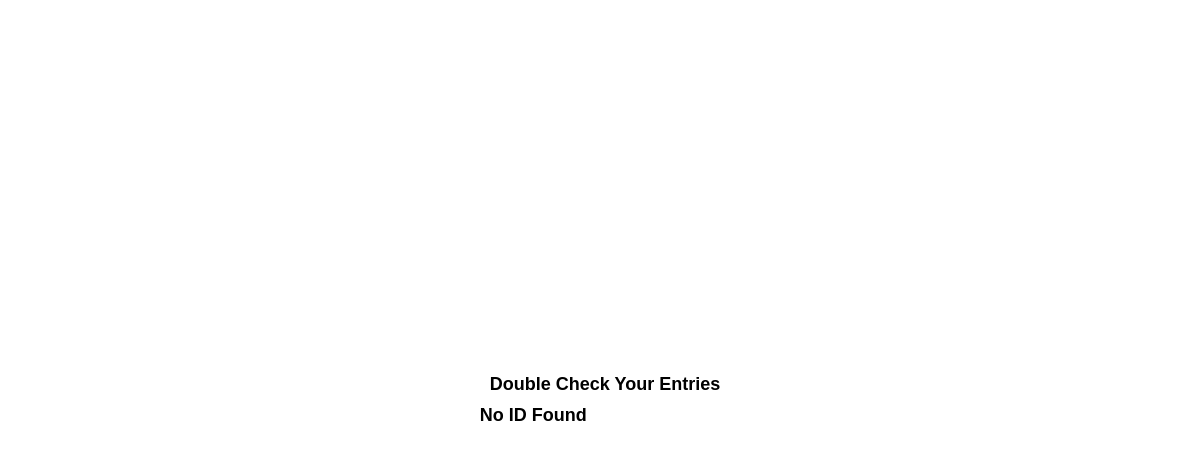
Before: /Airlines/book2-view.php with the older database file.
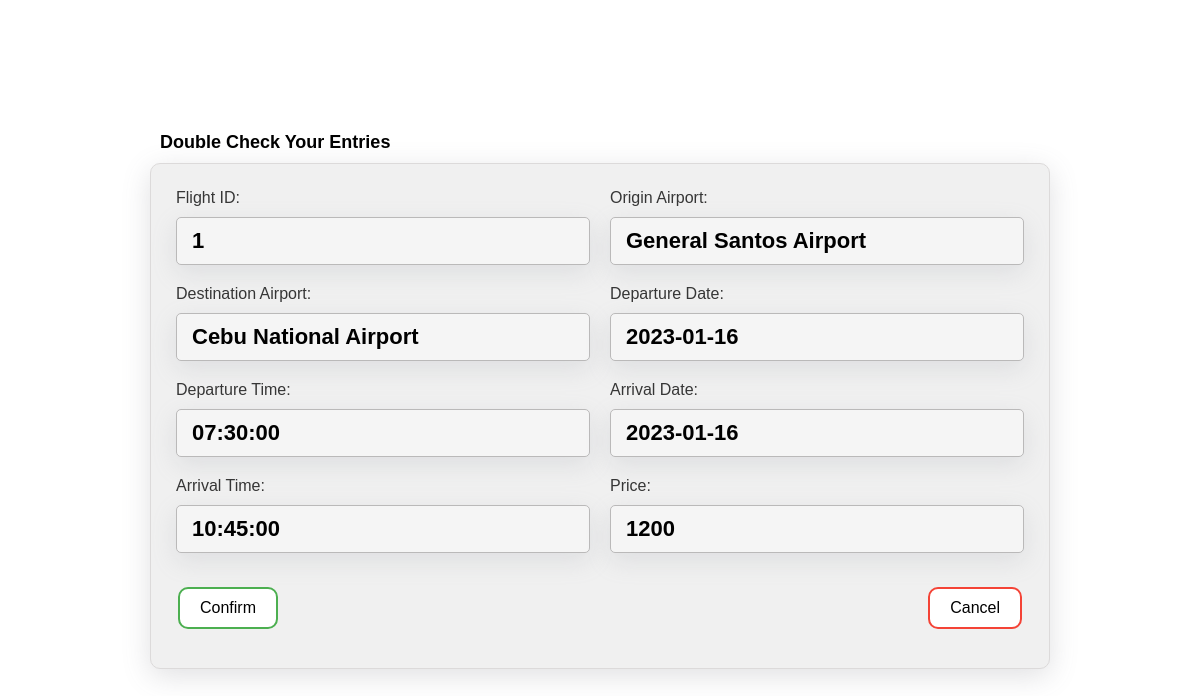
After: the same page with the newer database file.
### tables this page shows
CREATE TABLE `reservation` (
  `reservation_id` int(10) NOT NULL,
  `passenger_id` int(10) NOT NULL,
  `flight_id` int(10) NOT NULL
);

CREATE TABLE `flight` (
  `flight_id` int(10) NOT NULL,
  `schedule_id` int(10) NOT NULL,
  `image` varchar(255) NOT NULL
);

CREATE TABLE `airport` (
  `airport_code` char(3) NOT NULL,
  `airport_name` varchar(255) NOT NULL
);

CREATE TABLE `schedule` (
  `schedule_id` int(10) NOT NULL,
  `direction_id` int(7) NOT NULL,
  `departure_date` date NOT NULL,
  `departure_time` time NOT NULL,
  `arrival_date` date NOT NULL,
  `arrival_time` time NOT NULL,
  `airline_id` char(3) NOT NULL,
  `price` int(11) NOT NULL
);

### Airlines/book2-view.php (the view, shortened to what the changed rows need)
<?php
require 'admin/dbcon.php';
?>
<!doctype html>
<html lang="en">
<head>
    <link rel="stylesheet" href="css/book1-view.css">
</head>
<body>
    <div class="container mt-5">
        <div class="row">
            <div class="col-md-12">
                <div class="card">
                    <div class="card-body">
                        <?php
                        $query = "Select reservation.reservation_id, reservation.passenger_id, reservation.flight_id, flight.flight_id, flight.schedule_id, schedule.schedule_id, direction.direction_id, direction.location, airline.airline_id, airline.airline_name, direction.origin_airport_code, direction.destination_airport_code, schedule.direction_id, schedule.departure_date, schedule.departure_time, schedule.arrival_date, schedule.arrival_time, schedule.airline_id, schedule.price from reservation left join flight on reservation.flight_id = flight.flight_id left join schedule on flight.schedule_id = schedule.schedule_id left join direction on schedule.direction_id = direction.direction_id left join airline on schedule.airline_id = airline.airline_id order by reservation_id desc limit 1";
                        $query_run = mysqli_query($con, $query);
                        if (mysqli_num_rows($query_run) > 0) {
                            $reservation = mysqli_fetch_array($query_run);
                            $flight_id = $reservation['flight_id'];
                        ?>
                            <div id="main-card">
                                <div id="entry-container">
                                    <div class="indv-container">
                                        <h2 class="label">Flight ID:</h2>
                                        <h4 class="entry"><?= $reservation['flight_id']; ?></h4>
                                    </div>
                                    <div class="indv-container">
                                        <?php
                                        $query2 = "select direction.origin_airport_code, airport.airport_name from flight left join schedule on flight.schedule_id = schedule.schedule_id left join direction on schedule.direction_id = direction.direction_id left join airport on direction.origin_airport_code = airport.airport_code where flight_id='$flight_id'";
                                        $query_run2 = mysqli_query($con, $query2);
                                        if (mysqli_num_rows($query_run2) > 0) {
                                            while ($row2 = mysqli_fetch_assoc($query_run2)) {
                                                $airport_name = $row2['airport_name'];
                                        ?>
                                                <h2 class="label">Origin Airport:</h2>
                                                <h4 class="entry"><?php echo $airport_name ?></h4>
                                        <?php
                                            }
                                        }
                                        ?>
                                    </div>
                                    <div class="indv-container">
                                        <?php
                                        $query2 = "select direction.origin_airport_code, airport.airport_name from flight left join schedule on flight.schedule_id = schedule.schedule_id left join direction on schedule.direction_id = direction.direction_id left join airport on direction.destination_airport_code = airport.airport_code where flight_id='$flight_id'";
                                        $query_run2 = mysqli_query($con, $query2);
                                        if (mysqli_num_rows($query_run2) > 0) {
                                            while ($row2 = mysqli_fetch_assoc($query_run2)) {
                                                $airport_name = $row2['airport_name'];
                                        ?>
                                                <h2 class="label">Destination Airport:</h2>
                                                <h4 class="entry"><?php echo $airport_name ?></h4>
                                        <?php
                                            }
                                        }
                                        ?>
                                    </div>
                                    <div class="indv-container">
                                        <h2 class="label">Departure Date:</h2>
                                        <h4 class="entry"><?= $reservation['departure_date']; ?></h4>
                                    </div>
                                    <div class="indv-container">
                                        <h2 class="label">Departure Time:</h2>
                                        <h4 class="entry"><?= $reservation['departure_time']; ?></h4>
                                    </div>
                                    <div class="indv-container">
                                        <h2 class="label">Arrival Date:</h2>
                                        <h4 class="entry"><?= $reservation['arrival_date']; ?></h4>
                                    </div>
                                    <div class="indv-container">
                                        <h2 class="label">Arrival Time:</h2>
                                        <h4 class="entry"><?= $reservation['arrival_time']; ?></h4>
                                    </div>
                                    <div class="indv-container">
                                        <h2 class="label">Price:</h2>
                                        <h4 class="entry"><?= $reservation['price']; ?></h4>
                                    </div>
                                </div>
                                <form id="act-container" action="delete.php" method='POST' class="d-inline">
                                    <a id="confirm-btn" href="book3.php?reservation_id=<?= $reservation['reservation_id']; ?>" class="btn btn-info btn-sm">
                                        Confirm
                                    </a>
                                    <a id="cancel-btn" href="delete.php?f_reservation_id=<?= $reservation['reservation_id']; ?>&f_passenger_id=<?= $reservation['passenger_id'];?>" class="btn" onclick="history.back()">Cancel</a>
                                </form>
                            </div>
                        <?php
                        } else {
                            echo "<h4>No ID Found</h4>";
                        }
                        ?>
                    </div>
                </div>
            </div>
        </div>
    </div>
</body>
</html>

Changed rows visible on the page:
added reservation: flight.flight_id "1", schedule.departure_date "2023-01-16", schedule.departure_time "07:30:00", schedule.arrival_date "2023-01-16", schedule.arrival_time "10:45:00", schedule.price "1200"
added airport: airport_name "Cebu National Airport"
Other visible differences:
text no longer shown: "No ID Found"
text now shown: "Flight ID: Departure Date: Departure Time: Arrival Date: Arrival Time: Price: Confirm Cancel"
new list line: "Origin Airport: General Santos Airport"
